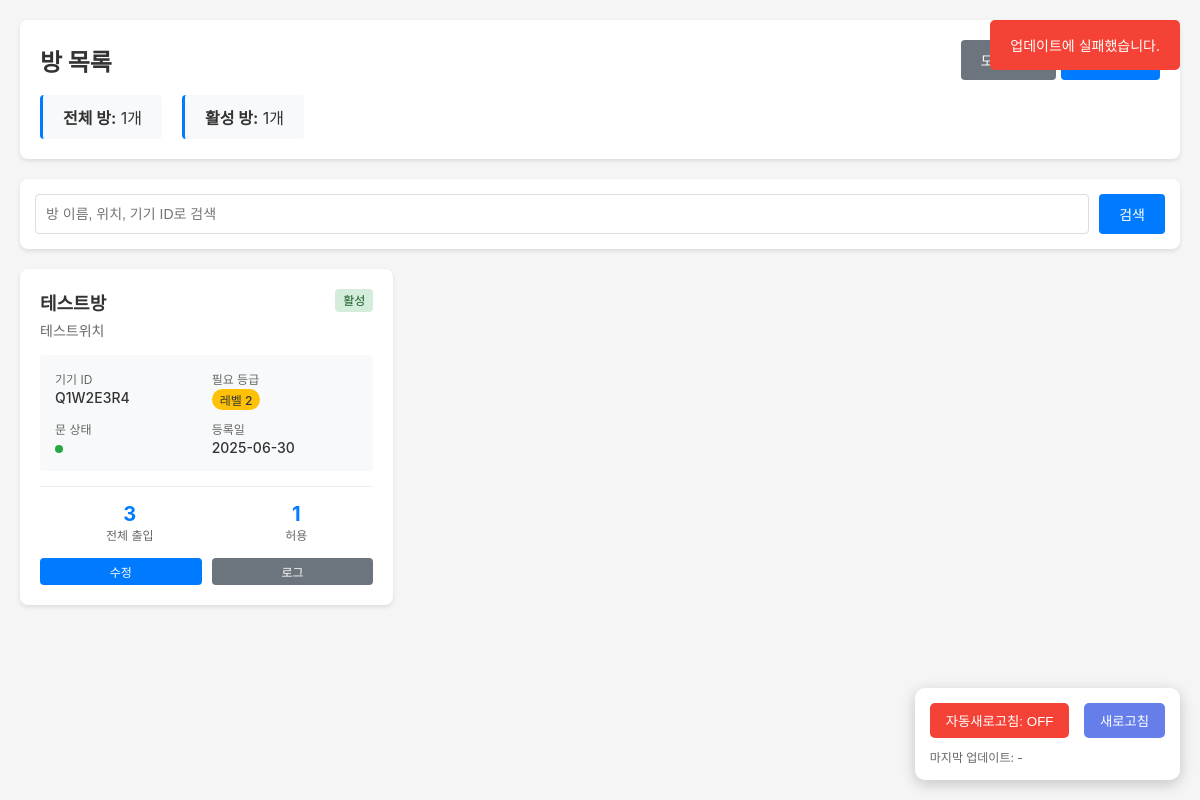
The app's page /RFID/room_list/ (signed in) with its own data.
### RFID/models.py (models this page shows, shortened)
class Room(models.Model):
    name = models.CharField(
        max_length=100,
        verbose_name="방 이름",
        help_text="예: 회의실A, 서버실, 사무실"
    )
    location = models.CharField(
        max_length=150,
        verbose_name="방 위치",
        help_text="예: 3층 동쪽, GPS좌표, 상세 주소"
    )
    required_level = models.IntegerField(
        verbose_name="필요 보안 등급",
        validators=[MinValueValidator(0), MaxValueValidator(5)],
        help_text="0=최고 권한, 5=최저 권한"
    )
    device_id = models.CharField(
        max_length=20,
        unique=True,
        verbose_name="아두이노 기기 ID",
        help_text="각 아두이노 기기의 고유 식별자"
    )
    is_enabled = models.BooleanField(
        default=True,
        verbose_name="방 사용 가능 여부",
        help_text="False시 모든 출입 차단"
    )
    door_status = models.BooleanField(
        default=False,
        verbose_name="현재 문 상태",
        help_text="True=열림, False=닫힘"
    )
    last_door_change = models.DateTimeField(
        null=True,
        blank=True,
        verbose_name="마지막 문 상태 변경 시간"
    )
    created_at = models.DateTimeField(
        auto_now_add=True,
        verbose_name="등록일시"
    )
    class Meta:
        db_table = 'room_info'
        verbose_name = "방 정보"
        verbose_name_plural = "ROOM : 방 정보 목록"
        indexes = [
            models.Index(fields=['device_id']),
            models.Index(fields=['required_level']),
        ]

### RFID/views_room.py (the view)
# urls.py: path('room_list/', views_room.room_list, name='room_list'),
@login_required
def room_list(request):
    if not request.user.is_superuser:
        return HttpResponse("접근 권한이 없습니다.", status=403)
    search = request.GET.get('search', '')
    rooms = Room.objects.all()
    if search:
        rooms = rooms.filter(
            Q(name__icontains=search) |
            Q(location__icontains=search) |
            Q(device_id__icontains=search)
        )
    rooms = rooms.annotate(
        access_count=Count('access_logs'),
        granted_count=Count('access_logs', filter=Q(access_logs__access_result='granted'))
    )
    paginator = Paginator(rooms.order_by('name'), 20)
    page = request.GET.get('page', 1)
    rooms_page = paginator.get_page(page)
    context = {
        'rooms': rooms_page,
        'search': search,
        'total_count': paginator.count,
        'active_count': Room.objects.filter(is_enabled=True).count(),
    }
    return render(request, 'room_list.html', context)

### RFID/templates/room_list.html (shortened to what this page needs)
<!DOCTYPE html>
<html lang="ko">
<head>
</head>
<body>
    <div class="container">
        <div class="header">
            <div class="header-top">
                <h1>방 목록</h1>
                <div>
                    <a href="/RFID/module_list/" class="btn btn-secondary">모듈 관리</a>
                    <a href="/RFID/room_add/" class="btn btn-primary">새 방 등록</a>
                </div>
            </div>
            <div class="stats">
                <div class="stat-box">
                    <strong>전체 방:</strong> {{ total_count }}개
                </div>
                <div class="stat-box">
                    <strong>활성 방:</strong> {{ active_count }}개
                </div>
            </div>
        </div>
        <div class="search-bar">
            <form method="get" class="search-form">
                <input type="text" name="search" value="{{ search }}" placeholder="방 이름, 위치, 기기 ID로 검색">
                <button type="submit" class="btn btn-primary">검색</button>
            </form>
        </div>
        {% if rooms %}
        <div class="room-grid">
            {% for room in rooms %}
            <div class="room-card">
                <div class="room-header">
                    <div>
                        <div class="room-name">{{ room.name }}</div>
                        <div class="room-location">{{ room.location }}</div>
                    </div>
                    <div>
                        {% if room.is_enabled %}
                            <span class="room-status status-enabled">활성</span>
                        {% else %}
                            <span class="room-status status-disabled">비활성</span>
                        {% endif %}
                    </div>
                </div>
                <div class="room-info">
                    <div class="info-item">
                        <span class="info-label">기기 ID</span>
                        <span class="info-value">{{ room.device_id }}</span>
                    </div>
                    <div class="info-item">
                        <span class="info-label">필요 등급</span>
                        <span class="info-value">
                            <span class="level-badge level-{{ room.required_level }}">
                                레벨 {{ room.required_level }}
                            </span>
                        </span>
                    </div>
                    <div class="info-item">
                        <span class="info-label">문 상태</span>
                        <span class="info-value">
                            <span class="door-indicator">
                                <span class="door-status-icon {% if room.door_status %}door-open{% else %}door-closed{% endif %}"></span>
                            </span>
                        </span>
                    </div>
                    <div class="info-item">
                        <span class="info-label">등록일</span>
                        <span class="info-value">{{ room.created_at|date:"Y-m-d" }}</span>
                    </div>
                </div>
                <div class="room-stats">
                    <div class="stat">
                        <div class="stat-number">{{ room.access_count }}</div>
                        <div class="stat-label">전체 출입</div>
                    </div>
                    <div class="stat">
                        <div class="stat-number">{{ room.granted_count }}</div>
                        <div class="stat-label">허용</div>
                    </div>
                </div>
                <div class="room-actions">
                    <a href="/RFID/room_edit/{{ room.id }}/" class="btn btn-primary btn-sm">수정</a>
                    <a href="#" onclick="viewRoomLogs({{ room.id }})" class="btn btn-secondary btn-sm">로그</a>
                </div>
            </div>
            {% endfor %}
        </div>
        {% endif %}
    </div>
</body>
</html>

### RFID/templates/room_list.html (style rules this page uses)
* { margin: 0; padding: 0; box-sizing: border-box; }
body { font-family: -apple-system, BlinkMacSystemFont, 'Segoe UI', sans-serif; background: #f5f5f5; color: #333; }
.container { max-width: 1200px; margin: 0 auto; padding: 20px; }
.header { background: white; padding: 20px; border-radius: 8px; box-shadow: 0 2px 4px rgba(0,0,0,0.1); margin-bottom: 20px; }
.header-top { display: flex; justify-content: space-between; align-items: center; margin-bottom: 15px; }
.header h1 { font-size: 24px; }
.stats { display: flex; gap: 20px; }
.stat-box { padding: 10px 20px; background: #f8f9fa; border-radius: 4px; border-left: 3px solid #007bff; }
.search-bar { background: white; padding: 15px; border-radius: 8px; box-shadow: 0 2px 4px rgba(0,0,0,0.1); margin-bottom: 20px; }
.search-form { display: flex; gap: 10px; }
input[type="text"] { flex: 1; padding: 10px; border: 1px solid #ddd; border-radius: 4px; font-size: 14px; }
.btn { padding: 10px 20px; border: none; border-radius: 4px; cursor: pointer; font-size: 14px; text-decoration: none; display: inline-block; transition: all 0.3s; }
.btn-primary { background: #007bff; color: white; }
.btn-secondary { background: #6c757d; color: white; }
.btn-sm { padding: 5px 10px; font-size: 12px; }
.room-grid { display: grid; grid-template-columns: repeat(auto-fill, minmax(350px, 1fr)); gap: 20px; }
.room-card { background: white; border-radius: 8px; box-shadow: 0 2px 4px rgba(0,0,0,0.1); padding: 20px; transition: transform 0.2s; }
.room-header { display: flex; justify-content: space-between; align-items: start; margin-bottom: 15px; }
.room-name { font-size: 18px; font-weight: 600; margin-bottom: 5px; }
.room-location { color: #666; font-size: 14px; }
.room-status { padding: 4px 8px; border-radius: 4px; font-size: 12px; font-weight: 500; }
.status-enabled { background: #d4edda; color: #155724; }
.room-info { display: grid; grid-template-columns: 1fr 1fr; gap: 10px; margin: 15px 0; padding: 15px; background: #f8f9fa; border-radius: 4px; }
.info-item { display: flex; flex-direction: column; }
.info-label { font-size: 12px; color: #666; margin-bottom: 2px; }
.info-value { font-size: 14px; font-weight: 500; }
.level-badge { display: inline-block; padding: 2px 8px; border-radius: 12px; font-size: 12px; font-weight: 500; }
.level-2 { background: #ffc107; color: #333; }
.room-stats { display: flex; justify-content: space-around; margin-top: 15px; padding-top: 15px; border-top: 1px solid #eee; }
.stat { text-align: center; }
.stat-number { font-size: 20px; font-weight: bold; color: #007bff; }
.stat-label { font-size: 12px; color: #666; }
.room-actions { display: flex; gap: 10px; margin-top: 15px; }
.room-actions .btn { flex: 1; text-align: center; }
.door-indicator { display: inline-flex; align-items: center; gap: 5px; font-size: 12px; color: #666; }
.door-status-icon { width: 8px; height: 8px; border-radius: 50%; }
.door-open { background: #28a745; }

### records on screen
Room: name "테스트방", location "테스트위치", is_enabled "활성", device_id "Q1W2E3R4", required_level "2", door_status True (drawn), created_at "2025-06-30", access_count "3", granted_count "1"

### other values on screen
{{ total_count }} "1"
{{ active_count }} "1"
